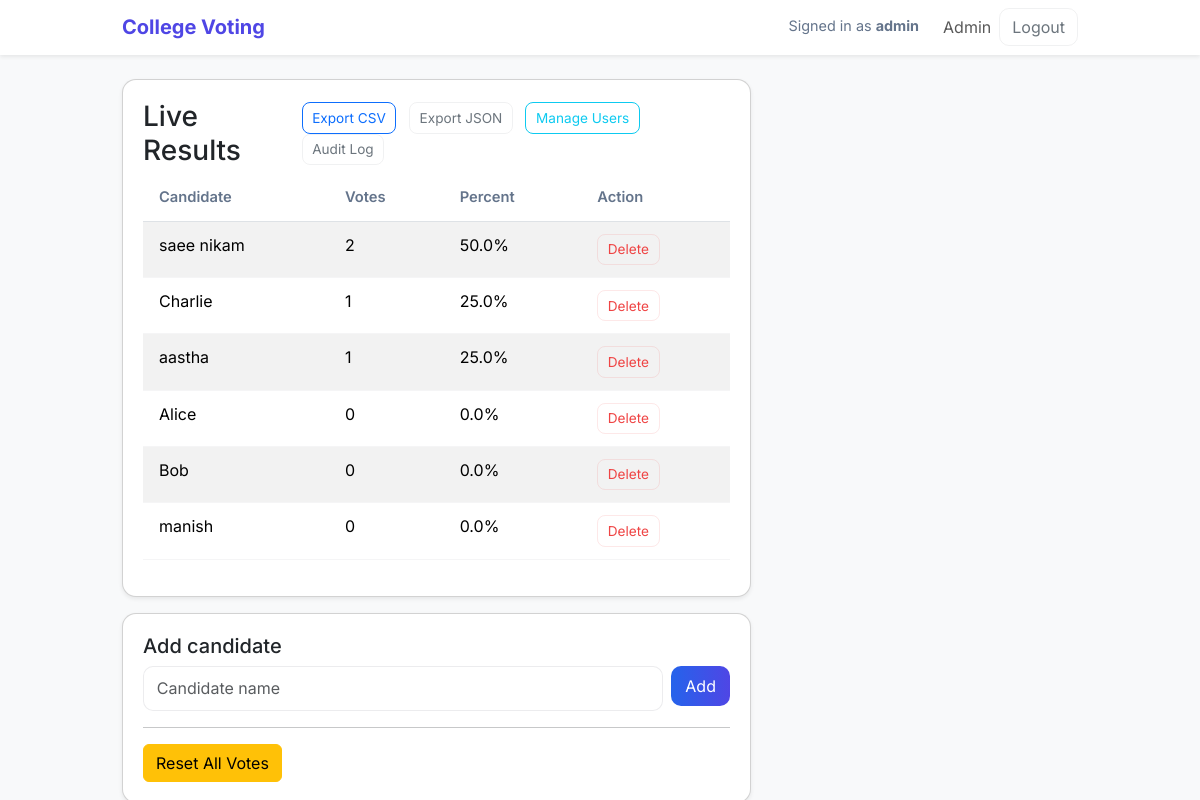
The page /admin (signed in) on the database its author committed.
### tables this page shows
CREATE TABLE "candidates" (
        id INTEGER PRIMARY KEY AUTOINCREMENT,
        name TEXT UNIQUE
    );

### app.py (the view)
@app.route('/admin')
def admin():
    if session.get('role') != 'admin':
        flash('Access denied', 'danger')
        return redirect(url_for('login'))
    results = get_results()
    return render_template('admin.html', results=results)

### app.py (called while the page is built)
@app.context_processor
def inject_csrf():
    return dict(csrf_token=generate_csrf)

def get_db():
    if 'db' not in g:
        conn = sqlite3.connect(DATABASE, check_same_thread=False)
        conn.row_factory = sqlite3.Row
        conn.execute('PRAGMA foreign_keys = ON')
        g.db = conn
    return g.db

def get_results():
    db = get_db()
    cur = db.cursor()
    cur.execute("SELECT c.id, c.name, COUNT(v.id) as count FROM candidates c LEFT JOIN votes v ON v.candidate_id = c.id GROUP BY c.id ORDER BY count DESC")
    rows = cur.fetchall()
    total = sum([r['count'] for r in rows])
    results = []
    for r in rows:
        percent = round((r['count'] / total * 100), 2) if total > 0 else 0
        results.append({'id': r['id'], 'name': r['name'], 'count': r['count'], 'percent': percent})
    return results

### templates/admin.html (shortened to what this page needs)
{% extends 'base.html' %}
{% block content %}
<div class="row">
  <div class="col-md-8">
    <div class="card shadow-sm">
      <div class="card-body">
        <div class="d-flex justify-content-between align-items-center mb-2">
          <h3 class="card-title mb-0">Live Results</h3>
          <div>
            <a class="btn btn-sm btn-outline-primary me-2" href="{{ url_for('export_results', format='csv') }}">Export CSV</a>
            <a class="btn btn-sm btn-outline-secondary me-2" href="{{ url_for('export_results', format='json') }}">Export JSON</a>
            <a class="btn btn-sm btn-outline-info me-2" href="{{ url_for('admin_users') }}">Manage Users</a>
            <a class="btn btn-sm btn-outline-secondary" href="{{ url_for('admin_audit') }}">Audit Log</a>
          </div>
        </div>
        <div class="table-responsive">
          <table id="results-table" class="table table-striped">
            <thead>
              <tr><th>Candidate</th><th>Votes</th><th>Percent</th><th>Action</th></tr>
            </thead>
            <tbody>
              {% for r in results %}
              <tr data-id="{{ r.id }}">
                <td>{{ r.name }}</td>
                <td class="count">{{ r.count }}</td>
                <td class="percent">{{ r.percent }}%</td>
                <td>
                  <button class="btn btn-sm btn-outline-danger delete-candidate-btn"
                          data-id="{{ r.id }}" data-name="{{ r.name }}" data-csrf="{{ csrf_token() }}">Delete</button>
                </td>
              </tr>
              {% endfor %}
            </tbody>
          </table>
        </div>
      </div>
    </div>
    <div class="card mt-3 shadow-sm">
      <div class="card-body">
        <h5>Add candidate</h5>
        <form method="post" action="{{ url_for('add_candidate') }}" class="row g-2">
          <div class="col-auto flex-grow-1">
            <input name="name" class="form-control" placeholder="Candidate name" required>
          </div>
          <div class="col-auto">
            <button class="btn btn-primary">Add</button>
          </div>
        </form>
        <hr>
        <div class="d-flex gap-2">
          <button type="button" class="btn btn-warning" id="resetVotesBtn" data-csrf="{{ csrf_token() }}">Reset All Votes</button>
        </div>
      </div>
    </div>
  </div>
</div>
{% endblock %}

### templates/base.html (shortened to what this page needs)
<!doctype html>
<html>
<head>
  <link href="https://cdn.jsdelivr.net/npm/bootstrap@5.3.3/dist/css/bootstrap.min.css" rel="stylesheet">
  <link href="https://cdnjs.cloudflare.com/ajax/libs/font-awesome/6.5.0/css/all.min.css" rel="stylesheet">
  <link rel="stylesheet" href="/static/css/style.css">
</head>
<body class="bg-light">
<nav class="navbar navbar-expand-lg navbar-white bg-white shadow-sm mb-4">
  <div class="container">
    <a class="navbar-brand fw-bold" href="{{ url_for('login') }}">College Voting</a>
    <div class="collapse navbar-collapse" id="navbarsContent">
      <ul class="navbar-nav ms-auto">
        {% if session.get('username') %}
          <li class="nav-item me-2">
            <span class="nav-link small">Signed in as <strong>{{ session.get('username') }}</strong></span>
          </li>
          {% if session.get('role') == 'admin' %}
            <li class="nav-item"><a class="nav-link" href="{{ url_for('admin') }}">Admin</a></li>
          {% endif %}
          <li class="nav-item"><a class="btn btn-outline-secondary" href="{{ url_for('logout') }}">Logout</a></li>
        {% else %}
          <li class="nav-item"><a class="nav-link" href="{{ url_for('login') }}">Login</a></li>
          <li class="nav-item"><a class="btn btn-primary ms-2" href="{{ url_for('register') }}">Register</a></li>
        {% endif %}
      </ul>
    </div>
  </div>
</nav>
<div class="container">
  {% block content %}{% endblock %}
</div>
</body>
</html>

### static/css/style.css (style rules this page uses)
:root { --accent: #2563eb; --accent-2: #4f46e5; --muted: #64748b; --bg: #212121; --card-bg: #ffffff; --text: #0f172a; --success: #16a34a; --danger: #ef4444; --radius: 14px; --radius-sm: 8px; --gap: 1rem; --container-width: 980px; --shadow-sm: 0 6px 16px rgba(15,23,42,0.06); }
* { box-sizing: border-box; }
html,body { height:100%; }
body { font-family: 'Inter', system-ui, -apple-system, 'Segoe UI', Roboto, 'Helvetica Neue', Arial; background: var(--bg); color: var(--text); -webkit-font-smoothing:antialiased; -moz-osx-font-smoothing:grayscale; line-height:1.45; }
.container { max-width:var(--container-width); margin: 0 auto; }
.card { background: var(--card-bg); border-radius: var(--radius); box-shadow: var(--shadow-sm); }
.card .card-body { padding: 1.25rem; }
.navbar-brand { color: var(--accent-2) !important; font-weight:700; }
.btn { transition: transform .08s ease, box-shadow .08s ease, opacity .08s ease; }
.btn-primary { background: linear-gradient(90deg, var(--accent), var(--accent-2)); border: none; color: white; padding: .5rem .9rem; border-radius: 10px; }
.btn-outline-secondary { background: transparent; border: 1px solid rgba(15,23,42,0.06); border-radius: 10px; }
.btn-outline-danger { border-radius: 8px; border: 1px solid rgba(239,68,68,0.12); color: var(--danger); }
.btn-sm { padding: .28rem .6rem; font-size: .85rem; border-radius: 8px; }
input.form-control, textarea.form-control, select.form-control { border-radius: 10px; border: 1px solid rgba(15,23,42,0.08); padding: .6rem .8rem; transition: box-shadow .08s ease, border-color .08s ease; }
.table { border-collapse: separate; border-spacing: 0; }
.table td, .table th { padding: .75rem 1rem; }
.table thead th { font-weight:600; color:var(--muted); font-size:.92rem; }
.table tbody tr { background: transparent; border-bottom: 1px solid rgba(15,23,42,0.04); }
.table-striped > tbody > tr:nth-of-type(odd) { background: rgba(15,23,42,0.01); }
.table-responsive { border-radius: var(--radius-sm); overflow: hidden; }
.small { color:var(--muted); font-size:.9rem; }

### rows shown on the page
candidates: name "saee nikam", count "2", percent "50.0"
candidates: name "Charlie", count "1", percent "25.0"
candidates: name "aastha", count "1", percent "25.0"
candidates: name "Alice", count "0", percent "0.0"
candidates: name "Bob", count "0", percent "0.0"
candidates: name "manish", count "0", percent "0.0"

### other values the page prints
{{ session.get('username') }} "admin"
